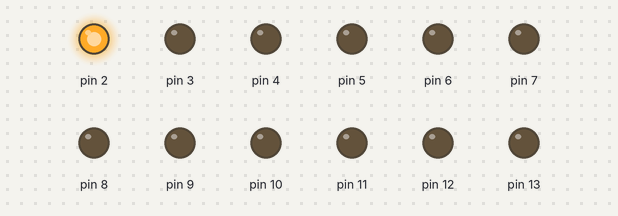
Simulated run of this sketch. Board: Arduino Uno, built with avr-gcc and run on an emulated ATmega328P. Shown: output pins drawn as LEDs (lit = HIGH).

Above: at 0.05 s.
At 1.15 s:
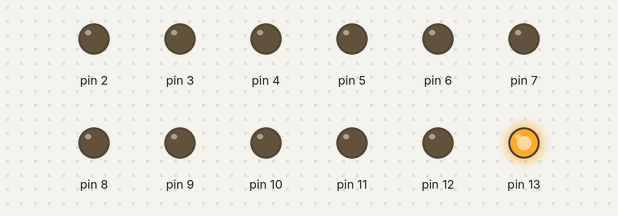
At 2.25 s:
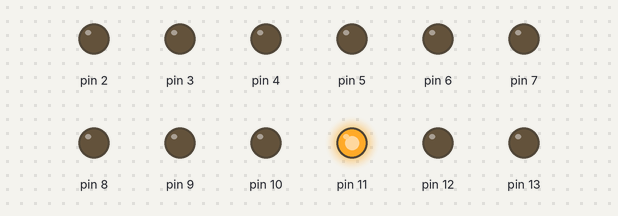
At 4.55 s:
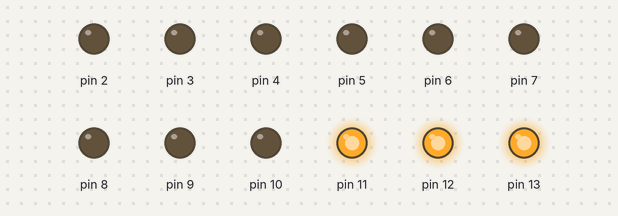
At 6.85 s:
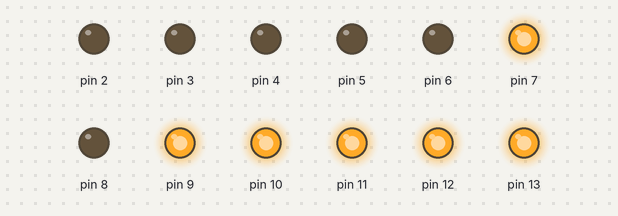
At 9.1 s:
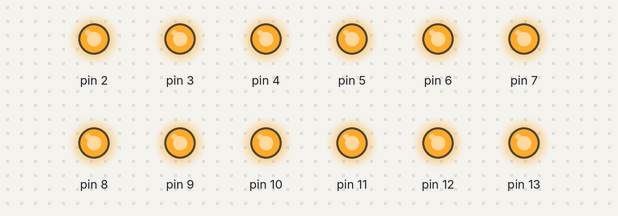
Timing chart, 0 to 11.8 s (numbered marks = the images above):
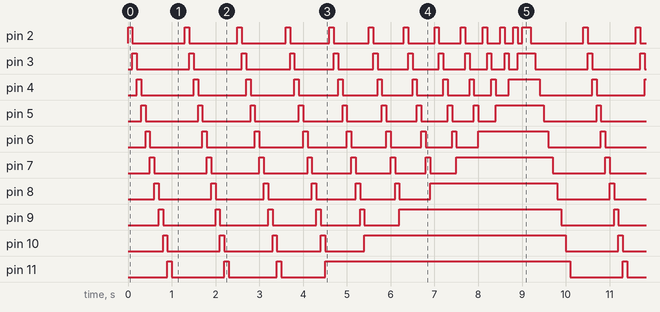

The sketch:

stackup.ino
```cpp
// Setup 2 ~ 13 PIN to on/off 12 LEDs
void setup() {
    for (int i = 2; i < 14; i++) {
        pinMode(i, OUTPUT);
        digitalWrite(i, LOW);
    }
}

void loop() {
    for ( int j = 15; j > 0; j--) {
        for (int i = 2; i < j; i++) {

            digitalWrite(i, HIGH);
            digitalWrite(i - 1, LOW);
            delay(100);
        }
    }

}
```

Measured:
- by itself, pin 2, pin 3: moves between LOW and HIGH, repeating every 9.1 s
- by itself, pin 10: repeats every 9.1 s: LOW 1.2 s, HIGH 0.10 s, LOW 1.1 s, HIGH 0.10 s, LOW 1.0 s, HIGH 0.10 s, LOW 0.90 s, HIGH 4.6 s
- by itself, pin 11: repeats every 9.1 s: LOW 1.2 s, HIGH 0.10 s, LOW 1.1 s, HIGH 0.10 s, LOW 1.0 s, HIGH 5.6 s
- by itself, pin 12: repeats every 9.1 s: LOW 1.2 s, HIGH 0.10 s, LOW 1.1 s, HIGH 6.7 s
- by itself, pin 13: repeats every 9.1 s: LOW 1.2 s, HIGH 7.9 s
- by itself, pin 9: repeats every 9.1 s: LOW 1.2 s, HIGH 0.10 s, LOW 1.1 s, HIGH 0.10 s, LOW 1.0 s, HIGH 0.10 s, LOW 0.90 s, HIGH 0.10 s, LOW 0.80 s, HIGH 3.7 s
- by itself, pin 8: repeats every 9.1 s: LOW 1.2 s, HIGH 0.10 s, LOW 1.1 s, HIGH 0.10 s, LOW 1.0 s, HIGH 0.10 s, LOW 0.90 s, HIGH 0.10 s, LOW 0.80 s, HIGH 0.10 s, LOW 0.70 s, HIGH 2.9 s
